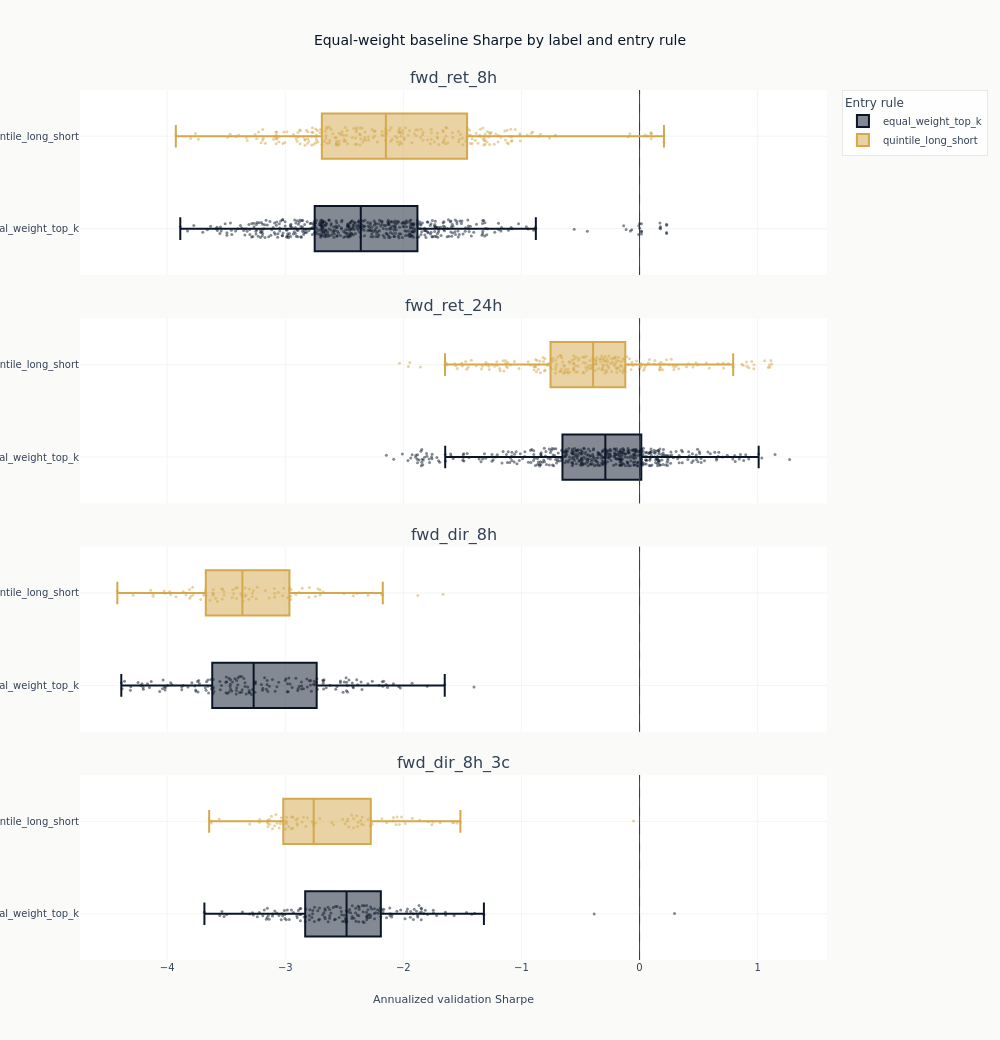

This figure's notebook cell:
### Markdown cell above
### The spread the baseline produces

One panel per label, one distribution per entry rule, over every configuration that label
declared. The zero line is the reference: a point below it is a configuration whose ranking,
traded equally weighted and charged the declared costs and the funding it actually paid, lost
money over the validation period.

Read the *width* rather than the extreme. Every configuration in a panel saw the same contracts
over the same timestamps, so the spread within a panel is what changing the model does at fixed
sizing, and it is the quantity the later stages have to beat to be worth their extra machinery.
A panel's highest point is the largest of many draws, and how much of it is the draw rather than
the model is what [`17_strategy_analysis`](17_strategy_analysis.ipynb) accounts for.

### Code cell
panel_labels = [label for label in labels if results.filter(pl.col("label") == label).height]
fig_spread = make_subplots(
    rows=len(panel_labels),
    cols=1,
    shared_xaxes=True,
    vertical_spacing=0.05,
    subplot_titles=panel_labels,
)
rules = sorted(set(results.get_column("signal_method")))
for row, label in enumerate(panel_labels, start=1):
    for rule, color in zip(rules, (COLORS["blue"], COLORS["amber"]), strict=False):
        panel = results.filter((pl.col("label") == label) & (pl.col("signal_method") == rule))
        fig_spread.add_trace(
            go.Box(
                x=panel.get_column("sharpe").to_list(),
                name=rule,
                marker_color=color,
                boxpoints="all",
                jitter=0.4,
                pointpos=0,
                marker={"size": 3, "opacity": 0.5},
                showlegend=row == 1,
            ),
            row=row,
            col=1,
        )
    fig_spread.add_vline(
        x=0, line_width=1, line_dash="dash", line_color=COLORS["neutral"], row=row, col=1
    )
fig_spread.update_xaxes(title_text="Annualized validation Sharpe", row=len(panel_labels), col=1)
fig_spread.update_layout(
    title="Equal-weight baseline Sharpe by label and entry rule",
    height=260 * len(panel_labels),
    width=1000,
    legend_title="Entry rule",
    margin=dict(t=90),
)
show_plotly_with_alt(
    fig_spread,
    "Box plots with every configuration overlaid as a point, one panel per prediction label and "
    "one box per entry rule within each panel, showing annualized validation Sharpe. Each panel "
    "carries a dashed vertical line at zero. The distributions straddle zero in every panel and "
    "the two entry rules overlap heavily within each label, so neither rule separates from the "
    "other and no label separates from the rest.",
)

### Figure 1 — Plotly figure (JSON) as saved in the notebook; plotly's stock layout.template omitted (floating-point values rounded to 4 significant figures; data arrays with more than 128 entries replaced by an {"elided": "..."} marker saying what was removed)
{"data": [{"boxpoints": "all", "jitter": 0.4, "marker": {"color": "#0a1628", "opacity": 0.5, "size": 3}, "name": "equal_weight_top_k", "pointpos": 0, "showlegend": true, "type": "box", "x": {"elided": "524 float values"}, "xaxis": "x", "yaxis": "y"}, {"boxpoints": "all", "jitter": 0.4, "marker": {"color": "#D4A84B", "opacity": 0.5, "size": 3}, "name": "quintile_long_short", "pointpos": 0, "showlegend": true, "type": "box", "x": {"elided": "262 float values"}, "xaxis": "x", "yaxis": "y"}, {"boxpoints": "all", "jitter": 0.4, "marker": {"color": "#0a1628", "opacity": 0.5, "size": 3}, "name": "equal_weight_top_k", "pointpos": 0, "showlegend": false, "type": "box", "x": {"elided": "484 float values"}, "xaxis": "x2", "yaxis": "y2"}, {"boxpoints": "all", "jitter": 0.4, "marker": {"color": "#D4A84B", "opacity": 0.5, "size": 3}, "name": "quintile_long_short", "pointpos": 0, "showlegend": false, "type": "box", "x": {"elided": "242 float values"}, "xaxis": "x2", "yaxis": "y2"}, {"boxpoints": "all", "jitter": 0.4, "marker": {"color": "#0a1628", "opacity": 0.5, "size": 3}, "name": "equal_weight_top_k", "pointpos": 0, "showlegend": false, "type": "box", "x": {"elided": "172 float values"}, "xaxis": "x3", "yaxis": "y3"}, {"boxpoints": "all", "jitter": 0.4, "marker": {"color": "#D4A84B", "opacity": 0.5, "size": 3}, "name": "quintile_long_short", "pointpos": 0, "showlegend": false, "type": "box", "x": [-2.952, -3.614, -2.184, -3.636, -3.246, -2.98, -3.059, -2.174, -3.67, -3.407, -3.518, -3.78, -2.299, -3.27, -3.676, -4.12, -3.413, -3.438, -2.424, -2.704, -2.954, -2.966, -3.609, -2.965, -3.444, -3.022, -3.359, -3.809, -4.139, -3.575, -3.716, -3.093, -3.278, -3.013, -4.018, -4.422, -3.519, -3.305, -3.673, -3.308, -3.925, -3.784, -3.09, -3.612, -3.237, -2.723, -2.955, -4.116, -3.28, -3.59, -2.705, -3.685, -3.376, -2.8, -2.796, -3.09, -3.339, -3.691, -4.288, -1.877, -3.865, -2.856, -3.979, -3.84, -2.502, -3.529, -3.54, -3.168, -3.81, -3.418, -3.342, -2.883, -2.396, -2.745, -3.799, -3.137, -3.609, -3.97, -4.026, -2.679, -3.534, -1.665, -2.911, -3.368, -3.449, -3.333], "xaxis": "x3", "yaxis": "y3"}, {"boxpoints": "all", "jitter": 0.4, "marker": {"color": "#0a1628", "opacity": 0.5, "size": 3}, "name": "equal_weight_top_k", "pointpos": 0, "showlegend": false, "type": "box", "x": {"elided": "174 float values"}, "xaxis": "x4", "yaxis": "y4"}, {"boxpoints": "all", "jitter": 0.4, "marker": {"color": "#D4A84B", "opacity": 0.5, "size": 3}, "name": "quintile_long_short", "pointpos": 0, "showlegend": false, "type": "box", "x": [-3.625, -3.108, -2.349, -1.583, -3.149, -3.017, -2.934, -3.117, -2.989, -3.132, -1.545, -2.355, -2.813, -3.219, -2.846, -2.761, -2.389, -1.749, -2.996, -3.645, -2.998, -3.09, -2.47, -2.948, -2.142, -2.338, -3.133, -2.276, -2.062, -2.989, -3.149, -3.04, -1.573, -2.299, -2.907, -2.361, -2.053, -2.084, -1.76, -1.689, -2.276, -1.788, -3.069, -3.151, -3.042, -2.422, -1.925, -3.052, -3.301, -2.897, -2.264, -3.559, -2.606, -2.759, -2.395, -2.438, -2.901, -2.99, -2.182, -2.015, -2.896, -2.475, -3.015, -2.708, -2.423, -2.592, -3.079, -2.937, -2.383, -3.033, -2.514, -3.146, -1.861, -2.971, -2.826, -2.087, -2.947, -2.493, -3.217, -2.857, -2.773, -0.0512, -2.463, -2.033, -2.742, -1.517, -1.983], "xaxis": "x4", "yaxis": "y4"}], "layout": {"annotations": [{"font": {"size": 16}, "showarrow": false, "text": "fwd_ret_8h", "x": 0.5, "xanchor": "center", "xref": "paper", "y": 1.0, "yanchor": "bottom", "yref": "paper"}, {"font": {"size": 16}, "showarrow": false, "text": "fwd_ret_24h", "x": 0.5, "xanchor": "center", "xref": "paper", "y": 0.7375, "yanchor": "bottom", "yref": "paper"}, {"font": {"size": 16}, "showarrow": false, "text": "fwd_dir_8h", "x": 0.5, "xanchor": "center", "xref": "paper", "y": 0.475, "yanchor": "bottom", "yref": "paper"}, {"font": {"size": 16}, "showarrow": false, "text": "fwd_dir_8h_3c", "x": 0.5, "xanchor": "center", "xref": "paper", "y": 0.2125, "yanchor": "bottom", "yref": "paper"}], "height": 1040, "legend": {"title": {"text": "Entry rule"}}, "margin": {"t": 90}, "shapes": [{"line": {"color": "#334155", "dash": "dash", "width": 1}, "type": "line", "x0": 0, "x1": 0, "xref": "x", "y0": 0, "y1": 1, "yref": "y domain"}, {"line": {"color": "#334155", "dash": "dash", "width": 1}, "type": "line", "x0": 0, "x1": 0, "xref": "x2", "y0": 0, "y1": 1, "yref": "y2 domain"}, {"line": {"color": "#334155", "dash": "dash", "width": 1}, "type": "line", "x0": 0, "x1": 0, "xref": "x3", "y0": 0, "y1": 1, "yref": "y3 domain"}, {"line": {"color": "#334155", "dash": "dash", "width": 1}, "type": "line", "x0": 0, "x1": 0, "xref": "x4", "y0": 0, "y1": 1, "yref": "y4 domain"}], "title": {"text": "Equal-weight baseline Sharpe by label and entry rule"}, "width": 1000, "xaxis": {"anchor": "y", "domain": [0.0, 1.0], "matches": "x4", "showticklabels": false}, "xaxis2": {"anchor": "y2", "domain": [0.0, 1.0], "matches": "x4", "showticklabels": false}, "xaxis3": {"anchor": "y3", "domain": [0.0, 1.0], "matches": "x4", "showticklabels": false}, "xaxis4": {"anchor": "y4", "domain": [0.0, 1.0], "title": {"text": "Annualized validation Sharpe"}}, "yaxis": {"anchor": "x", "domain": [0.7875, 1.0]}, "yaxis2": {"anchor": "x2", "domain": [0.525, 0.7375]}, "yaxis3": {"anchor": "x3", "domain": [0.2625, 0.475]}, "yaxis4": {"anchor": "x4", "domain": [0.0, 0.2125]}}}
